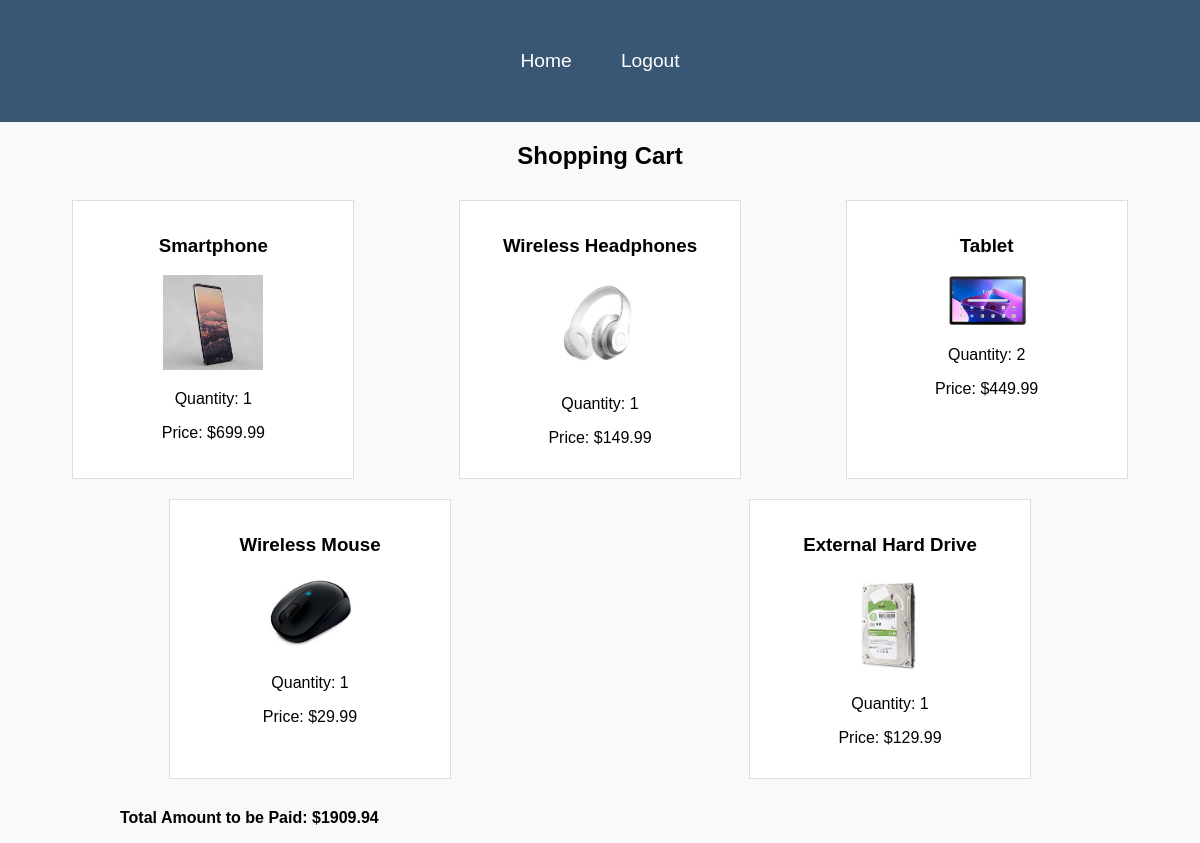
Screenshot of /cart.php (signed in) with the database file from the repository.
### tables this page shows
CREATE TABLE `cart` (
  `id` int(11) NOT NULL,
  `user_id` int(11) NOT NULL,
  `product_id` int(11) NOT NULL,
  `quantity` int(11) NOT NULL
);

CREATE TABLE `products` (
  `id` int(11) NOT NULL,
  `name` varchar(255) NOT NULL,
  `description` text DEFAULT NULL,
  `price` decimal(10,2) NOT NULL,
  `image` varchar(255) NOT NULL
);

### cart.php (the view, shortened to what this page needs)
<?php
require_once('db.php');
$user_id = $_SESSION['user_id'];
$result = $conn->query("
    SELECT cart.quantity, products.name, products.image, products.price
    FROM cart
    INNER JOIN products ON cart.product_id = products.id
    WHERE cart.user_id = $user_id
");
$cart_items = $result->fetch_all(MYSQLI_ASSOC);
$total_amount = 0;
foreach ($cart_items as $item) {
    $total_amount += $item['price'] * $item['quantity'];
}
?>
<!DOCTYPE html>
<html lang="en">
<head>
    <link rel="stylesheet" href="styles.css">
</head>
<body>
<nav>
    <a href="index.php">Home</a>
    <a href="logout.php">Logout</a>
</nav>
<h2>Shopping Cart</h2>
<div class="cart-container">
    <?php foreach ($cart_items as $item): ?>
        <div class="cart-item">
            <h3><?= $item['name'] ?></h3>
            <img src="images/<?= $item['image'] ?>" alt="<?= $item['name'] ?>" width="100">
            <p>Quantity: <?= $item['quantity'] ?></p>
            <p>Price: $<?= $item['price'] ?></p>
        </div>
    <?php endforeach; ?>
</div>
<p style="font-weight: bold; padding-left: 10%;">Total Amount to be Paid: $<?= $total_amount ?></p>
</body>
</html>

### styles.css (style rules this page uses)
body { font-family: 'Arial', sans-serif; margin: 0; padding: 0; background-color: #f8f9fa; }
nav { background-color: #395774; color: #fff; padding: 50px; text-align: center; font-size: larger; }
nav a { color: #fff; margin: 0 10px; text-decoration: none; padding: 8px 12px; border-radius: 5px; transition: background-color 0.3s; }
h2 { text-align: center; }
.cart-container { display: flex; flex-wrap: wrap; justify-content: space-around; margin: 20px; }
.cart-item { background-color: #fff; border: 1px solid #ddd; padding: 15px; margin: 10px; width: 250px; text-align: center; transition: box-shadow 0.3s; }

### rows the page displays
cart: product.name "Smartphone", shows a picture, quantity "1", product.price "699.99"
cart: product.name "Wireless Headphones", shows a picture, quantity "1", product.price "149.99"
cart: product.name "Tablet", shows a picture, quantity "2", product.price "449.99"
cart: product.name "Wireless Mouse", product.image (picture), quantity "1", product.price "29.99"
cart: product.name "External Hard Drive", product.image (picture), quantity "1", product.price "129.99"

### other values shown
$total_amount "1909.94"
